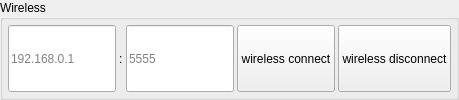
              <widget class="QGroupBox" name="wirelessGroupBox">
                <property name="sizePolicy">
                  <sizepolicy hsizetype="Preferred" vsizetype="Preferred">
                    <horstretch>0</horstretch>
                    <verstretch>0</verstretch>
                  </sizepolicy>
                </property>
                <property name="title">
                  <string>Wireless</string>
                </property>
                <layout class="QHBoxLayout" name="horizontalLayout">
                  <property name="spacing">
                    <number>3</number>
                  </property>
                  <property name="leftMargin">
                    <number>5</number>
                  </property>
                  <property name="topMargin">
                    <number>5</number>
                  </property>
                  <property name="rightMargin">
                    <number>5</number>
                  </property>
                  <property name="bottomMargin">
                    <number>5</number>
                  </property>
                  <item>
                    <widget class="QLineEdit" name="deviceIpEdt">
                      <property name="sizePolicy">
                        <sizepolicy hsizetype="MinimumExpanding" vsizetype="Preferred">
                          <horstretch>0</horstretch>
                          <verstretch>0</verstretch>
                        </sizepolicy>
                      </property>
                      <property name="text">
                        <string />
                      </property>
                      <property name="maxLength">
                        <number>128</number>
                      </property>
                      <property name="placeholderText">
                        <string notr="true">192.168.0.1</string>
                      </property>
                    </widget>
                  </item>
                  <item>
                    <widget class="QLabel" name="label">
                      <property name="sizePolicy">
                        <sizepolicy hsizetype="Maximum" vsizetype="Preferred">
                          <horstretch>0</horstretch>
                          <verstretch>0</verstretch>
                        </sizepolicy>
                      </property>
                      <property name="text">
                        <string notr="true">:</string>
                      </property>
                    </widget>
                  </item>
                  <item>
                    <widget class="QLineEdit" name="devicePortEdt">
                      <property name="sizePolicy">
                        <sizepolicy hsizetype="Maximum" vsizetype="Preferred">
                          <horstretch>0</horstretch>
                          <verstretch>0</verstretch>
                        </sizepolicy>
                      </property>
                      <property name="text">
                        <string />
                      </property>
                      <property name="maxLength">
                        <number>6</number>
                      </property>
                      <property name="placeholderText">
                        <string notr="true">5555</string>
                      </property>
                    </widget>
                  </item>
                  <item>
                    <widget class="QPushButton" name="wirelessConnectBtn">
                      <property name="sizePolicy">
                        <sizepolicy hsizetype="Preferred" vsizetype="Preferred">
                          <horstretch>0</horstretch>
                          <verstretch>0</verstretch>
                        </sizepolicy>
                      </property>
                      <property name="text">
                        <string>wireless connect</string>
                      </property>
                      <property name="autoDefault">
                        <bool>false</bool>
                      </property>
                    </widget>
                  </item>
                  <item>
                    <widget class="QPushButton" name="wirelessDisConnectBtn">
                      <property name="sizePolicy">
                        <sizepolicy hsizetype="Preferred" vsizetype="Preferred">
                          <horstretch>0</horstretch>
                          <verstretch>0</verstretch>
                        </sizepolicy>
                      </property>
                      <property name="text">
                        <string>wireless disconnect</string>
                      </property>
                      <property name="autoDefault">
                        <bool>false</bool>
                      </property>
                    </widget>
                  </item>
                </layout>
              </widget>
